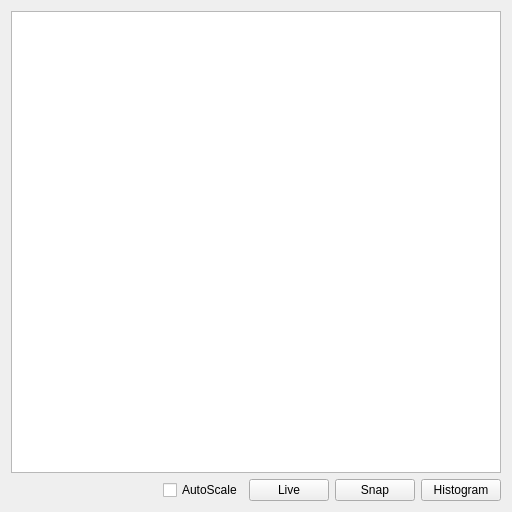
<?xml version="1.0" encoding="UTF-8"?>
<ui version="4.0">
 <class>Form</class>
 <widget class="QWidget" name="Form">
  <property name="geometry">
   <rect>
    <x>0</x>
    <y>0</y>
    <width>512</width>
    <height>512</height>
   </rect>
  </property>
  <property name="sizePolicy">
   <sizepolicy hsizetype="Preferred" vsizetype="Preferred">
    <horstretch>0</horstretch>
    <verstretch>0</verstretch>
   </sizepolicy>
  </property>
  <property name="minimumSize">
   <size>
    <width>512</width>
    <height>512</height>
   </size>
  </property>
  <property name="cursor">
   <cursorShape>ArrowCursor</cursorShape>
  </property>
  <property name="windowTitle">
   <string>Form</string>
  </property>
  <layout class="QVBoxLayout" name="verticalLayout">
   <item>
    <widget class="QGraphicsView" name="graphicsView">
     <property name="sizePolicy">
      <sizepolicy hsizetype="Expanding" vsizetype="Expanding">
       <horstretch>0</horstretch>
       <verstretch>0</verstretch>
      </sizepolicy>
     </property>
     <property name="cursor" stdset="0">
      <cursorShape>ArrowCursor</cursorShape>
     </property>
    </widget>
   </item>
   <item>
    <layout class="QHBoxLayout" name="horizontalLayout_2">
     <item>
      <spacer name="horizontalSpacer">
       <property name="orientation">
        <enum>Qt::Horizontal</enum>
       </property>
       <property name="sizeHint" stdset="0">
        <size>
         <width>40</width>
         <height>20</height>
        </size>
       </property>
      </spacer>
     </item>
     <item>
      <layout class="QHBoxLayout" name="horizontalLayout">
       <item>
        <widget class="QCheckBox" name="autoScaleCheckBox">
         <property name="text">
          <string>AutoScale</string>
         </property>
        </widget>
       </item>
       <item>
        <widget class="QPushButton" name="liveButton">
         <property name="text">
          <string>Live</string>
         </property>
        </widget>
       </item>
       <item>
        <widget class="QPushButton" name="SnapButton">
         <property name="text">
          <string>Snap</string>
         </property>
        </widget>
       </item>
       <item>
        <widget class="QPushButton" name="histoButton">
         <property name="text">
          <string>Histogram</string>
         </property>
        </widget>
       </item>
      </layout>
     </item>
    </layout>
   </item>
  </layout>
 </widget>
 <resources/>
 <connections/>
</ui>
